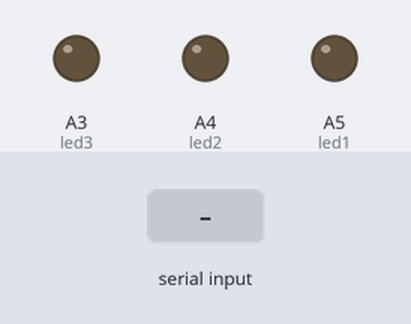
Recording of a sketch running on a simulated Arduino Uno, built with avr-gcc and run on an emulated ATmega328P. Shown: output pins drawn as LEDs (lit = HIGH). The inputs (shaded band) are chosen by the test bench.

Above: at 1.2 s.
1.3 s: byte 1 (1) received over Serial
At 2.5 s:
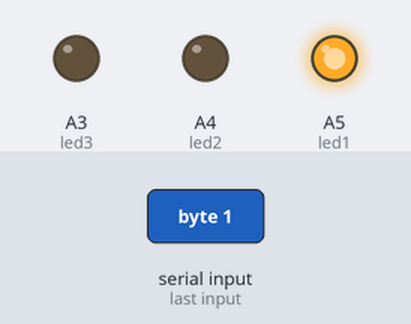
2.8 s: byte 2 (2) received over Serial
At 3.6 s:
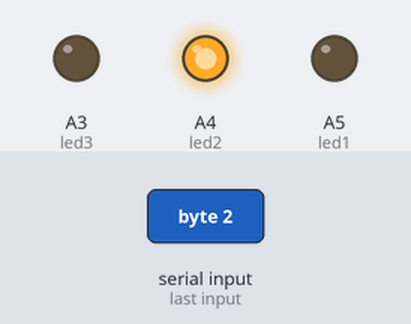
4.3 s: byte 3 (3) received over Serial
At 4.8 s:
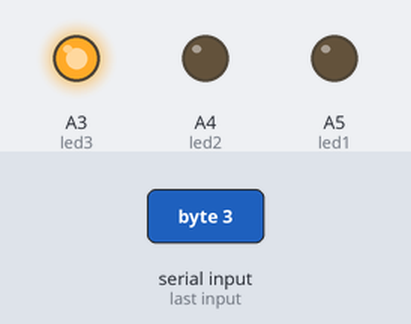
Timing chart, 0 to 7.3 s (numbered marks = the images above; inputs shaded):
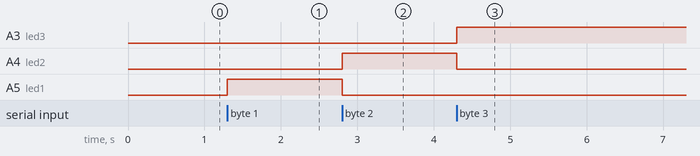

Measured:
- after the input at 1.3 s, A5 (led1): LOW → HIGH at once
- after the input at 2.8 s, A4 (led2): LOW → HIGH at once; A5 (led1): HIGH → LOW at once
- after the input at 4.3 s, A3 (led3): LOW → HIGH at once; A4 (led2): HIGH → LOW at once

The sketch:

reciver.ino
```cpp
#include<Wire.h>

int led1 = A5;
int led2 = A4;
int led3 = A3;


int recived = 0;

void setup(){
  Serial.begin(9600);
  pinMode(led1,OUTPUT);
  pinMode(led2,OUTPUT);
  pinMode(led3,OUTPUT);

  }

void loop(){
  if (Serial.available()){
    recived = Serial.read();
  if(recived==1){
      digitalWrite(led1,HIGH);
      digitalWrite(led2,LOW);
      digitalWrite(led3,LOW);
      }
    if(recived==2){
      digitalWrite(led1,LOW);
      digitalWrite(led2,HIGH);
      digitalWrite(led3,LOW);
      }
    if(recived==3){
      digitalWrite(led1,LOW);
      digitalWrite(led2,LOW);
      digitalWrite(led3,HIGH);
      }
  }
}
```
